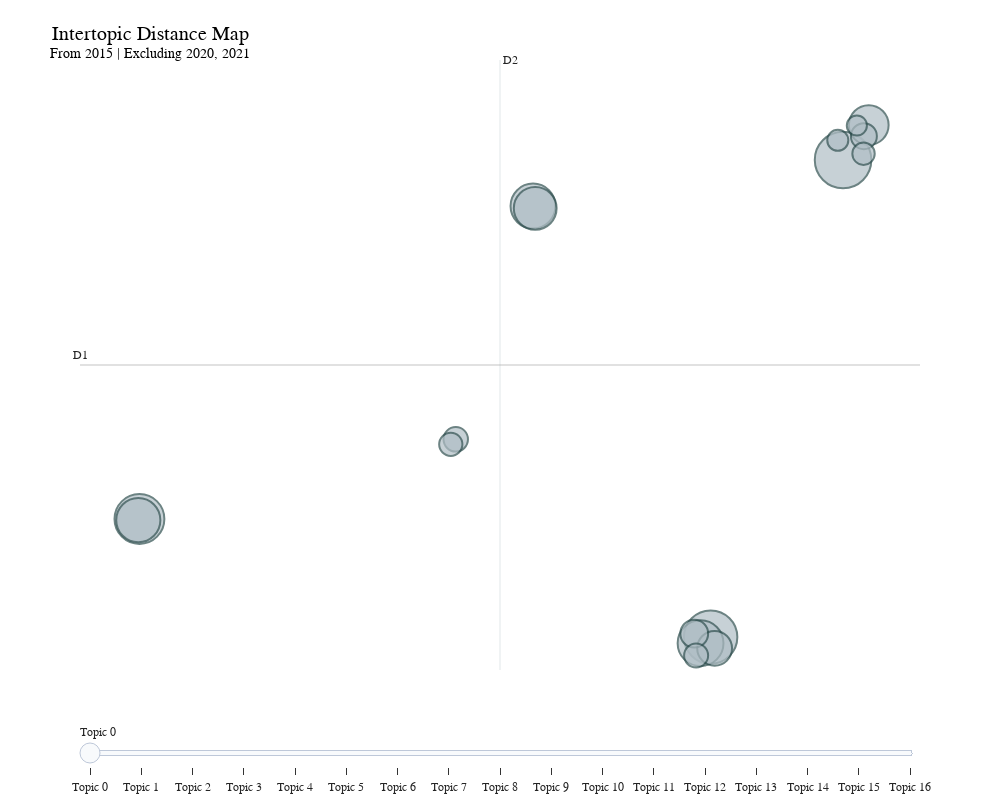

Here is the notebook cell this chart was saved with:
### Code cell
# ------------------------------------------------------------
# Visualize intertopic distances
# ------------------------------------------------------------

# N.B. UMAP (Uniform Manifold Approximation and Projection)
# used for dimensionality reduction. 
fig_2d = topic_model.visualize_topics(custom_labels=True)

# Update background and grid
fig_2d.update_layout(
    plot_bgcolor="white",
    paper_bgcolor="white",
    font_family="Arial",
    title={
        "text": f"Intertopic Distance Map<br><sup>{model_label}</sup>",
        "x": 0.15,
        "font": {"size": 20}
    },
    width=1000,
    height=800,
    xaxis=dict(
        showgrid=False,
        zeroline=True,
        showline=True,
        ticks="outside",
        title=None
    ),
    yaxis=dict(
        showgrid=False,
        zeroline=True,
        showline=True,
        ticks="outside",
        title=None
    ),
    legend=dict(
        orientation="h",
        yanchor="bottom",
        y=1.02,
        xanchor="center",
        x=0.5
    )
)
fig_2d.write_html("../outputs/intertopic_distance_map_2D.html")   

fig_2d.show()

### Figure 1 — Plotly figure (JSON) as saved in the notebook; plotly's stock layout.template omitted (floating-point values rounded to 4 significant figures)
{"data": [{"customdata": [[0, "passenger | cargo | growth | year | load", 166], [1, "saf | emissions | carbon | corsia | environmental", 148], [2, "safety | accidents | iosa | accident | audit", 129], [3, "airport | charges | infrastructure | airports | investment", 109], [4, "travel | ndc | order | experience | passenger", 105], [5, "security | information | smart security | smart | cybersecurity", 101], [6, "cargo | ceiv | data | lithium | goods", 95], [7, "world | training | itdi | commercial | strategic", 82], [8, "settlement | billion | processed | iss | bsp", 63], [9, "tax | taxation | taxes | government | international", 40], [10, "airlines | airways | china | latam | cargo", 35], [11, "regulation | smarter | regulations | smarter regulation | principles", 31], [12, "slot | wsg | slots | airport | capacity", 30], [13, "unruly | mp14 | incidents | passengers | mobility", 28], [14, "diversity | inclusion | diversity inclusion | female | gender", 26], [15, " |  |  |  | ", 23], [16, "important | think | chair | great | issues", 21]], "hovertemplate": "<b>Topic %{customdata[0]}</b><br>%{customdata[1]}<br>Size: %{customdata[2]}", "legendgroup": "", "marker": {"color": "#B0BEC5", "line": {"color": "DarkSlateGrey", "width": 2}, "size": [166, 148, 129, 109, 105, 101, 95, 82, 63, 40, 35, 31, 30, 28, 26, 23, 21], "sizemode": "area", "sizeref": 0.1037, "symbol": "circle"}, "mode": "markers", "name": "", "orientation": "v", "showlegend": false, "type": "scatter", "x": [11.58, 6.724, -14.2, 6.355, 0.2187, -14.24, 0.2982, 12.52, 6.87, 6.124, 12.34, -2.613, 6.193, -2.795, 12.33, 11.38, 12.08], "xaxis": "x", "y": [14.3, -2.811, 1.427, -3.028, 12.65, 1.385, 12.57, 15.56, -3.213, -2.686, 15.16, 4.287, -3.47, 4.105, 14.53, 15.01, 15.54], "yaxis": "y"}], "layout": {"annotations": [{"showarrow": false, "text": "D1", "x": -16.38, "y": 6.952, "yshift": 10}, {"showarrow": false, "text": "D2", "x": -0.9915, "xshift": 10, "y": 17.89}], "font": {"family": "Arial"}, "height": 800, "hoverlabel": {"bgcolor": "white", "font": {"family": "Rockwell", "size": 16}}, "legend": {"itemsizing": "constant", "orientation": "h", "tracegroupgap": 0, "x": 0.5, "xanchor": "center", "y": 1.02, "yanchor": "bottom"}, "margin": {"t": 60}, "paper_bgcolor": "white", "plot_bgcolor": "white", "shapes": [{"line": {"color": "#CFD8DC", "width": 2}, "type": "line", "x0": -0.9915, "x1": -0.9915, "y0": -3.99, "y1": 17.89}, {"line": {"color": "#9E9E9E", "width": 2}, "type": "line", "x0": -16.38, "x1": 14.39, "y0": 6.952, "y1": 6.952}], "sliders": [{"active": 0, "pad": {"t": 50}, "steps": [{"args": [{"marker.color": [["red", "#B0BEC5", "#B0BEC5", "#B0BEC5", "#B0BEC5", "#B0BEC5", "#B0BEC5", "#B0BEC5", "#B0BEC5", "#B0BEC5", "#B0BEC5", "#B0BEC5", "#B0BEC5", "#B0BEC5", "#B0BEC5", "#B0BEC5", "#B0BEC5"]]}], "label": "Topic 0", "method": "update"}, {"args": [{"marker.color": [["#B0BEC5", "red", "#B0BEC5", "#B0BEC5", "#B0BEC5", "#B0BEC5", "#B0BEC5", "#B0BEC5", "#B0BEC5", "#B0BEC5", "#B0BEC5", "#B0BEC5", "#B0BEC5", "#B0BEC5", "#B0BEC5", "#B0BEC5", "#B0BEC5"]]}], "label": "Topic 1", "method": "update"}, {"args": [{"marker.color": [["#B0BEC5", "#B0BEC5", "red", "#B0BEC5", "#B0BEC5", "#B0BEC5", "#B0BEC5", "#B0BEC5", "#B0BEC5", "#B0BEC5", "#B0BEC5", "#B0BEC5", "#B0BEC5", "#B0BEC5", "#B0BEC5", "#B0BEC5", "#B0BEC5"]]}], "label": "Topic 2", "method": "update"}, {"args": [{"marker.color": [["#B0BEC5", "#B0BEC5", "#B0BEC5", "red", "#B0BEC5", "#B0BEC5", "#B0BEC5", "#B0BEC5", "#B0BEC5", "#B0BEC5", "#B0BEC5", "#B0BEC5", "#B0BEC5", "#B0BEC5", "#B0BEC5", "#B0BEC5", "#B0BEC5"]]}], "label": "Topic 3", "method": "update"}, {"args": [{"marker.color": [["#B0BEC5", "#B0BEC5", "#B0BEC5", "#B0BEC5", "red", "#B0BEC5", "#B0BEC5", "#B0BEC5", "#B0BEC5", "#B0BEC5", "#B0BEC5", "#B0BEC5", "#B0BEC5", "#B0BEC5", "#B0BEC5", "#B0BEC5", "#B0BEC5"]]}], "label": "Topic 4", "method": "update"}, {"args": [{"marker.color": [["#B0BEC5", "#B0BEC5", "#B0BEC5", "#B0BEC5", "#B0BEC5", "red", "#B0BEC5", "#B0BEC5", "#B0BEC5", "#B0BEC5", "#B0BEC5", "#B0BEC5", "#B0BEC5", "#B0BEC5", "#B0BEC5", "#B0BEC5", "#B0BEC5"]]}], "label": "Topic 5", "method": "update"}, {"args": [{"marker.color": [["#B0BEC5", "#B0BEC5", "#B0BEC5", "#B0BEC5", "#B0BEC5", "#B0BEC5", "red", "#B0BEC5", "#B0BEC5", "#B0BEC5", "#B0BEC5", "#B0BEC5", "#B0BEC5", "#B0BEC5", "#B0BEC5", "#B0BEC5", "#B0BEC5"]]}], "label": "Topic 6", "method": "update"}, {"args": [{"marker.color": [["#B0BEC5", "#B0BEC5", "#B0BEC5", "#B0BEC5", "#B0BEC5", "#B0BEC5", "#B0BEC5", "red", "#B0BEC5", "#B0BEC5", "#B0BEC5", "#B0BEC5", "#B0BEC5", "#B0BEC5", "#B0BEC5", "#B0BEC5", "#B0BEC5"]]}], "label": "Topic 7", "method": "update"}, {"args": [{"marker.color": [["#B0BEC5", "#B0BEC5", "#B0BEC5", "#B0BEC5", "#B0BEC5", "#B0BEC5", "#B0BEC5", "#B0BEC5", "red", "#B0BEC5", "#B0BEC5", "#B0BEC5", "#B0BEC5", "#B0BEC5", "#B0BEC5", "#B0BEC5", "#B0BEC5"]]}], "label": "Topic 8", "method": "update"}, {"args": [{"marker.color": [["#B0BEC5", "#B0BEC5", "#B0BEC5", "#B0BEC5", "#B0BEC5", "#B0BEC5", "#B0BEC5", "#B0BEC5", "#B0BEC5", "red", "#B0BEC5", "#B0BEC5", "#B0BEC5", "#B0BEC5", "#B0BEC5", "#B0BEC5", "#B0BEC5"]]}], "label": "Topic 9", "method": "update"}, {"args": [{"marker.color": [["#B0BEC5", "#B0BEC5", "#B0BEC5", "#B0BEC5", "#B0BEC5", "#B0BEC5", "#B0BEC5", "#B0BEC5", "#B0BEC5", "#B0BEC5", "red", "#B0BEC5", "#B0BEC5", "#B0BEC5", "#B0BEC5", "#B0BEC5", "#B0BEC5"]]}], "label": "Topic 10", "method": "update"}, {"args": [{"marker.color": [["#B0BEC5", "#B0BEC5", "#B0BEC5", "#B0BEC5", "#B0BEC5", "#B0BEC5", "#B0BEC5", "#B0BEC5", "#B0BEC5", "#B0BEC5", "#B0BEC5", "red", "#B0BEC5", "#B0BEC5", "#B0BEC5", "#B0BEC5", "#B0BEC5"]]}], "label": "Topic 11", "method": "update"}, {"args": [{"marker.color": [["#B0BEC5", "#B0BEC5", "#B0BEC5", "#B0BEC5", "#B0BEC5", "#B0BEC5", "#B0BEC5", "#B0BEC5", "#B0BEC5", "#B0BEC5", "#B0BEC5", "#B0BEC5", "red", "#B0BEC5", "#B0BEC5", "#B0BEC5", "#B0BEC5"]]}], "label": "Topic 12", "method": "update"}, {"args": [{"marker.color": [["#B0BEC5", "#B0BEC5", "#B0BEC5", "#B0BEC5", "#B0BEC5", "#B0BEC5", "#B0BEC5", "#B0BEC5", "#B0BEC5", "#B0BEC5", "#B0BEC5", "#B0BEC5", "#B0BEC5", "red", "#B0BEC5", "#B0BEC5", "#B0BEC5"]]}], "label": "Topic 13", "method": "update"}, {"args": [{"marker.color": [["#B0BEC5", "#B0BEC5", "#B0BEC5", "#B0BEC5", "#B0BEC5", "#B0BEC5", "#B0BEC5", "#B0BEC5", "#B0BEC5", "#B0BEC5", "#B0BEC5", "#B0BEC5", "#B0BEC5", "#B0BEC5", "red", "#B0BEC5", "#B0BEC5"]]}], "label": "Topic 14", "method": "update"}, {"args": [{"marker.color": [["#B0BEC5", "#B0BEC5", "#B0BEC5", "#B0BEC5", "#B0BEC5", "#B0BEC5", "#B0BEC5", "#B0BEC5", "#B0BEC5", "#B0BEC5", "#B0BEC5", "#B0BEC5", "#B0BEC5", "#B0BEC5", "#B0BEC5", "red", "#B0BEC5"]]}], "label": "Topic 15", "method": "update"}, {"args": [{"marker.color": [["#B0BEC5", "#B0BEC5", "#B0BEC5", "#B0BEC5", "#B0BEC5", "#B0BEC5", "#B0BEC5", "#B0BEC5", "#B0BEC5", "#B0BEC5", "#B0BEC5", "#B0BEC5", "#B0BEC5", "#B0BEC5", "#B0BEC5", "#B0BEC5", "red"]]}], "label": "Topic 16", "method": "update"}]}], "title": {"font": {"color": "Black", "size": 20}, "text": "Intertopic Distance Map<br><sup>From 2015 | Excluding 2020, 2021</sup>", "x": 0.15, "xanchor": "center", "y": 0.95, "yanchor": "top"}, "width": 1000, "xaxis": {"anchor": "y", "domain": [0, 1], "range": [-16.38, 14.39], "showgrid": false, "showline": true, "ticks": "outside", "title": {}, "visible": false, "zeroline": true}, "yaxis": {"anchor": "x", "domain": [0, 1], "range": [-3.99, 17.89], "showgrid": false, "showline": true, "ticks": "outside", "title": {}, "visible": false, "zeroline": true}}}
